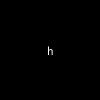
Frame 1 (no input)
Frame 60 (the mouse pressed at the canvas centre just before this capture): identical to frame 1, image omitted
Frame 120 (the mouse held since frame 60 and released just before this capture): identical to frame 1, image omitted

The Processing sketch that drew this single still picture (run headless with seeded random() and noise(); from frame 60 on, the mouse is pressed at the canvas centre):

// Processing sketch: partition
// ── partition.pde
char[] partition = { 'h', 'e', 'l', 'l', 'o', ' ', 'w', 'o', 'r', 'l', 'd', ' ', '!' };
int index = 0;

void setup() {}

void draw() {
  background(0);
  textAlign(CENTER, CENTER);
  text(partition[index], width / 2, height / 2);
}

void keyPressed() {
  if (key == partition[index]) {
    index++;
  }

  if (index > partition.length - 1) {
    exit();
  }
}
